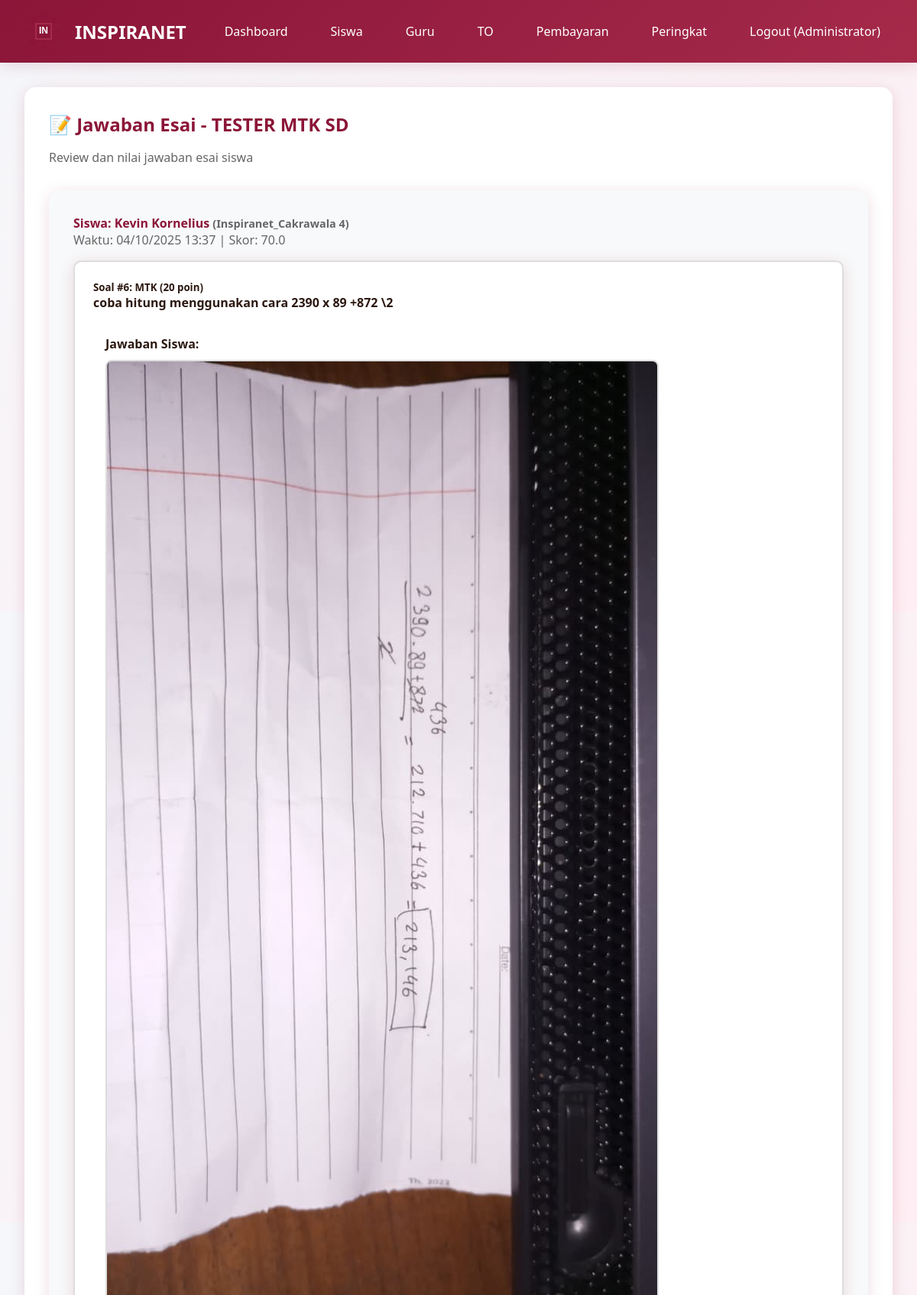
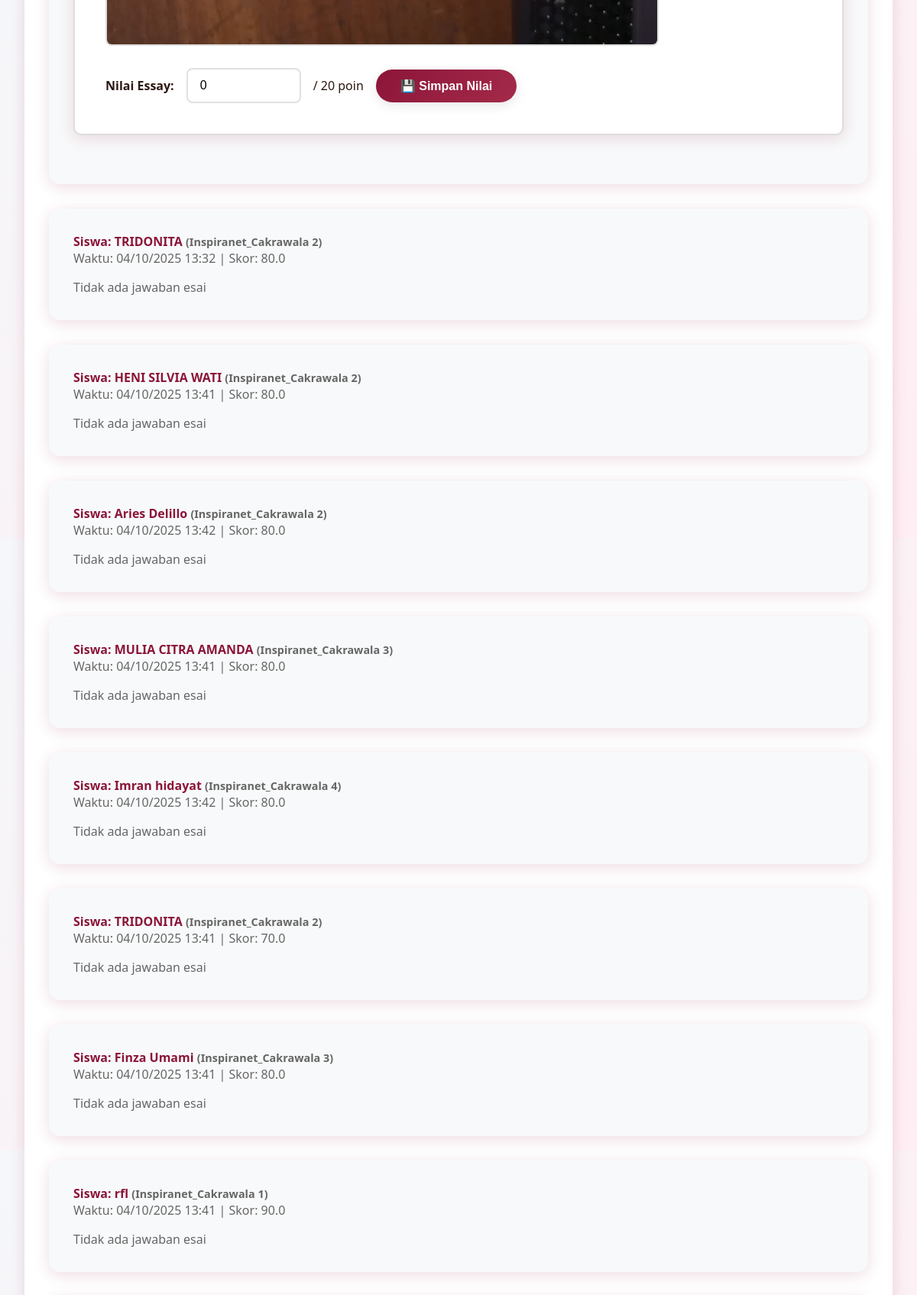
Page /admin/exams/1/essay_answers (signed in, upper part) on the committed database (2 pictures, top to bottom).
### models.py (models this page shows, shortened)
class User(UserMixin, db.Model):
    __tablename__ = 'users'
    id = db.Column(db.Integer, primary_key=True)
    email = db.Column(db.String(120), unique=True, nullable=False)
    password_hash = db.Column(db.String(255), nullable=False)
    full_name = db.Column(db.String(100), nullable=False)
    role = db.Column(db.String(20), nullable=False, default='student')
    inspira_branch = db.Column(db.String(50), nullable=True)
    class_level = db.Column(db.String(20), nullable=True)
    school_name = db.Column(db.String(150), nullable=True)
    phone_number = db.Column(db.String(20), nullable=True)
    profile_photo = db.Column(db.String(255), nullable=True)
    created_at = db.Column(db.DateTime, default=datetime.utcnow)
    exam_attempts = db.relationship('ExamAttempt', backref='user', lazy=True, cascade='all, delete-orphan')
    payments = db.relationship('Payment', backref='user', lazy=True, cascade='all, delete-orphan')
    leaderboard_entries = db.relationship('Leaderboard', backref='user', lazy=True, cascade='all, delete-orphan')

class Exam(db.Model):
    __tablename__ = 'exams'
    id = db.Column(db.Integer, primary_key=True)
    title = db.Column(db.String(200), nullable=False)
    description = db.Column(db.Text, nullable=True)
    duration_minutes = db.Column(db.Integer, nullable=False, default=120)
    total_questions = db.Column(db.Integer, nullable=False, default=0)
    is_premium = db.Column(db.Boolean, default=False)
    price = db.Column(db.Integer, default=0)
    is_active = db.Column(db.Boolean, default=True)
    created_by = db.Column(db.Integer, db.ForeignKey('users.id'), nullable=False)
    created_at = db.Column(db.DateTime, default=datetime.utcnow)
    questions = db.relationship('Question', backref='exam', lazy=True, cascade='all, delete-orphan')
    attempts = db.relationship('ExamAttempt', backref='exam', lazy=True, cascade='all, delete-orphan')
    payments = db.relationship('Payment', backref='exam', lazy=True, cascade='all, delete-orphan')
    leaderboard_entries = db.relationship('Leaderboard', backref='exam', lazy=True, cascade='all, delete-orphan')

class ExamAttempt(db.Model):
    __tablename__ = 'exam_attempts'
    id = db.Column(db.Integer, primary_key=True)
    user_id = db.Column(db.Integer, db.ForeignKey('users.id'), nullable=False)
    exam_id = db.Column(db.Integer, db.ForeignKey('exams.id'), nullable=False)
    started_at = db.Column(db.DateTime, default=datetime.utcnow)
    finished_at = db.Column(db.DateTime, nullable=True)
    total_score = db.Column(db.Float, default=0)
    is_completed = db.Column(db.Boolean, default=False)
    answers = db.Column(db.Text, nullable=True)
    essay_answers = db.Column(db.Text, nullable=True)
    essay_scores = db.Column(db.Text, nullable=True)
    cheating_warnings = db.Column(db.Integer, default=0)

class Question(db.Model):
    __tablename__ = 'questions'
    id = db.Column(db.Integer, primary_key=True)
    exam_id = db.Column(db.Integer, db.ForeignKey('exams.id'), nullable=False)
    question_type = db.Column(db.String(20), nullable=False)
    category = db.Column(db.String(100), nullable=True)
    question_text = db.Column(db.Text, nullable=False)
    option_a = db.Column(db.Text, nullable=True)
    option_b = db.Column(db.Text, nullable=True)
    option_c = db.Column(db.Text, nullable=True)
    option_d = db.Column(db.Text, nullable=True)
    option_e = db.Column(db.Text, nullable=True)
    correct_answer = db.Column(db.String(10), nullable=True)
    question_order = db.Column(db.Integer, nullable=False)
    points = db.Column(db.Integer, default=1)

### app.py (the view)
@app.route('/admin/exams/<int:exam_id>/essay_answers')
@login_required
def admin_view_essay_answers(exam_id):
    if current_user.role not in ['admin', 'teacher']:
        flash('Akses ditolak!', 'danger')
        return redirect(url_for('index'))
    exam = Exam.query.get_or_404(exam_id)
    attempts = ExamAttempt.query.filter_by(exam_id=exam_id, is_completed=True).all()
    essay_questions = Question.query.filter_by(exam_id=exam_id, question_type='essay').all()
    return render_template('essay_answers.html',
                         exam=exam,
                         attempts=attempts,
                         essay_questions=essay_questions)

### app.py (called while the page is built)
@app.template_filter('from_json')
def from_json_filter(value):
    if value:
        return json.loads(value)
    return {}

@login_manager.user_loader
def load_user(user_id):
    return User.query.get(int(user_id))

@app.before_request
def ensure_db():
    if not hasattr(app, '_db_initialized'):
        app._db_initialized = True
        init_database()

### templates/essay_answers.html (shortened to what this page needs)
{% extends "base.html" %}
{% block content %}
<div class="card">
    <h2 style="color: var(--primary-color);">📝 Jawaban Esai - {{ exam.title }}</h2>
    <p style="color: #666; margin-bottom: 2rem;">Review dan nilai jawaban esai siswa</p>
    {% if not essay_questions %}
    <div class="alert alert-info">
        <strong>ℹ️ Info:</strong> Tidak ada soal esai pada ujian ini.
    </div>
    {% else %}
    {% for attempt in attempts %}
    <div class="card" style="margin-bottom: 2rem; background: #f8f9fa;">
        <h4 style="color: var(--primary-color);">
            Siswa: {{ attempt.user.full_name }}
            <span style="font-size: 0.9rem; color: #666;">({{ attempt.user.inspira_branch }})</span>
        </h4>
        <p style="color: #666;">
            Waktu: {{ attempt.finished_at.strftime('%d/%m/%Y %H:%M') if attempt.finished_at else 'Belum selesai' }} |
            Skor: {{ attempt.total_score }}
        </p>
        {% if attempt.essay_answers %}
        {% set essay_dict = attempt.essay_answers|from_json %}
        {% for question in essay_questions %}
        <div class="question-card" style="margin-top: 1rem; border: 2px solid #ddd; padding: 1.5rem; border-radius: 10px;">
            <h5>Soal #{{ question.question_order }}: {{ question.category }} ({{ question.points }} poin)</h5>
            <p><strong>{{ question.question_text }}</strong></p>
            {% if essay_dict.get(question.id|string) %}
            <div style="margin-top: 1rem; padding: 1rem; background: white; border-radius: 8px;">
                <p><strong>Jawaban Siswa:</strong></p>
                <img src="{{ url_for('uploaded_file', filename='answers/' + essay_dict.get(question.id|string)) }}"
                     style="max-width: 100%; border: 2px solid #ddd; border-radius: 8px; margin-top: 10px;">
                <form method="POST" action="{{ url_for('admin_grade_essay', attempt_id=attempt.id) }}" style="margin-top: 1.5rem;">
                    <div style="display: flex; gap: 1rem; align-items: center;">
                        <label><strong>Nilai Essay:</strong></label>
                        <input type="number" name="score" min="0" max="{{ question.points }}" step="0.5"
                               value="{{ attempt.essay_scores|from_json|attr(question.id|string) if attempt.essay_scores else 0 }}"
                               class="form-control" style="width: 150px;" required>
                        <span>/ {{ question.points }} poin</span>
                        <button type="submit" class="btn btn-primary">💾 Simpan Nilai</button>
                    </div>
                </form>
            </div>
            {% else %}
            <p style="color: #dc3545; margin-top: 1rem;">❌ Tidak ada jawaban</p>
            {% endif %}
        </div>
        {% endfor %}
        {% else %}
        <p style="color: #666; margin-top: 1rem;">Tidak ada jawaban esai</p>
        {% endif %}
    </div>
    {% endfor %}
    {% endif %}
</div>
{% endblock %}

### templates/base.html (shortened to what this page needs)
<!DOCTYPE html>
<html lang="id">
<head>
    <link rel="stylesheet" href="{{ url_for('static', filename='css/style.css') }}">
</head>
<body>
    <nav class="navbar">
        <div class="container">
            <a href="{{ url_for('index') }}" class="navbar-brand">
                <div id="logo-animation" class="logo-container"></div>
                <span>INSPIRANET</span>
            </a>
            <ul class="navbar-nav" id="navbarMenu">
                {% if current_user.is_authenticated %}
                    {% if current_user.role == 'admin' %}
                        <li><a href="{{ url_for('admin_dashboard') }}" onclick="closeMobileMenu()">Dashboard</a></li>
                        <li><a href="{{ url_for('admin_students') }}" onclick="closeMobileMenu()">Siswa</a></li>
                        <li><a href="{{ url_for('admin_teachers') }}" onclick="closeMobileMenu()">Guru</a></li>
                        <li><a href="{{ url_for('admin_exams') }}" onclick="closeMobileMenu()">TO</a></li>
                        <li><a href="{{ url_for('admin_payments') }}" onclick="closeMobileMenu()">Pembayaran</a></li>
                    {% else %}
                        <li><a href="{{ url_for('student_dashboard') }}" onclick="closeMobileMenu()">Dashboard</a></li>
                        <li><a href="{{ url_for('student_exams') }}" onclick="closeMobileMenu()">Daftar TO</a></li>
                    {% endif %}
                    <li><a href="{{ url_for('all_leaderboards') }}" onclick="closeMobileMenu()">Peringkat</a></li>
                    <li><a href="{{ url_for('logout') }}" onclick="closeMobileMenu()">Logout ({{ current_user.full_name }})</a></li>
                {% else %}
                    <li><a href="{{ url_for('login') }}" onclick="closeMobileMenu()">Login</a></li>
                    <li><a href="{{ url_for('register') }}" onclick="closeMobileMenu()">Daftar</a></li>
                {% endif %}
            </ul>
        </div>
    </nav>
    <div class="container">
        {% block content %}{% endblock %}
    </div>
</body>
</html>

### static/css/style.css (style rules this page uses)
:root { --primary-color: #8B1538; --secondary-color: #A52A4A; --dark-color: #4A0E1F; --light-color: #FFE5EC; --text-dark: #2C1810; --text-light: #FFFFFF; --shadow: 0 4px 20px rgba(139, 21, 56, 0.15); }
* { margin: 0; padding: 0; box-sizing: border-box; }
body { font-family: 'Segoe UI', Tahoma, Geneva, Verdana, sans-serif; background: linear-gradient(135deg, #f5f7fa 0%, #ffeef3 100%); color: var(--text-dark); min-height: 100vh; }
.navbar { background: linear-gradient(135deg, var(--primary-color) 0%, var(--secondary-color) 100%); padding: 1rem 0; box-shadow: var(--shadow); position: sticky; top: 0; z-index: 1000; }
.navbar .container { max-width: 1200px; margin: 0 auto; padding: 0 2rem; display: flex; justify-content: space-between; align-items: center; }
.navbar-brand { display: flex; align-items: center; gap: 1rem; color: var(--text-light); text-decoration: none; font-size: 1.5rem; font-weight: bold; }
.logo-container { position: relative; width: 50px; height: 50px; }
.navbar-nav { display: flex; gap: 1.5rem; list-style: none; align-items: center; }
.navbar-nav a { color: var(--text-light); text-decoration: none; padding: 0.5rem 1rem; border-radius: 5px; transition: all 0.3s ease; }
.container { max-width: 1200px; margin: 2rem auto; padding: 0 2rem; }
.btn { display: inline-block; padding: 0.75rem 2rem; border: none; border-radius: 25px; font-size: 1rem; font-weight: 600; text-decoration: none; cursor: pointer; transition: all 0.3s ease; box-shadow: 0 4px 15px rgba(0, 0, 0, 0.1); }
.btn-primary { background: linear-gradient(135deg, var(--primary-color) 0%, var(--secondary-color) 100%); color: var(--text-light); }
.card { background: white; border-radius: 15px; padding: 2rem; box-shadow: var(--shadow); margin-bottom: 2rem; animation: fadeIn 0.6s ease; }
.card h2 { color: var(--primary-color); margin-bottom: 1rem; }
.form-control { width: 100%; padding: 0.75rem 1rem; border: 2px solid #e0e0e0; border-radius: 8px; font-size: 1rem; transition: all 0.3s ease; }
.question-card { background: white; border-radius: 15px; padding: 2rem; margin-bottom: 2rem; box-shadow: var(--shadow); border-left: 4px solid var(--primary-color); }

### rows in the picture
User: full_name "Administrator"
Exam: title "TESTER MTK SD"
ExamAttempt: user.full_name "Kevin Kornelius", user.inspira_branch "Inspiranet_Cakrawala 4", finished_at "04/10/2025 13:37", total_score "70.0", score "0"
Question: question_order "6", category "MTK", points "20", question_text "coba hitung menggunakan cara 2390 x 89 +872 \\2"
ExamAttempt: user.full_name "TRIDONITA", user.inspira_branch "Inspiranet_Cakrawala 2", finished_at "04/10/2025 13:32", total_score "80.0", shows "Tidak ada jawaban esai"
ExamAttempt: user.full_name "HENI SILVIA WATI", user.inspira_branch "Inspiranet_Cakrawala 2", finished_at "04/10/2025 13:41", total_score "80.0", shows "Tidak ada jawaban esai"
ExamAttempt: user.full_name "Aries Delillo", user.inspira_branch "Inspiranet_Cakrawala 2", finished_at "04/10/2025 13:42", total_score "80.0", shows "Tidak ada jawaban esai"
ExamAttempt: user.full_name "MULIA CITRA AMANDA", user.inspira_branch "Inspiranet_Cakrawala 3", finished_at "04/10/2025 13:41", total_score "80.0", shows "Tidak ada jawaban esai"
ExamAttempt: user.full_name "Imran hidayat", user.inspira_branch "Inspiranet_Cakrawala 4", finished_at "04/10/2025 13:42", total_score "80.0", shows "Tidak ada jawaban esai"
ExamAttempt: user.full_name "TRIDONITA", user.inspira_branch "Inspiranet_Cakrawala 2", finished_at "04/10/2025 13:41", total_score "70.0", shows "Tidak ada jawaban esai"
ExamAttempt: user.full_name "Finza Umami", user.inspira_branch "Inspiranet_Cakrawala 3", finished_at "04/10/2025 13:41", total_score "80.0", shows "Tidak ada jawaban esai"
ExamAttempt: user.full_name "rfl", user.inspira_branch "Inspiranet_Cakrawala 1", finished_at "04/10/2025 13:41", total_score "90.0", shows "Tidak ada jawaban esai"
